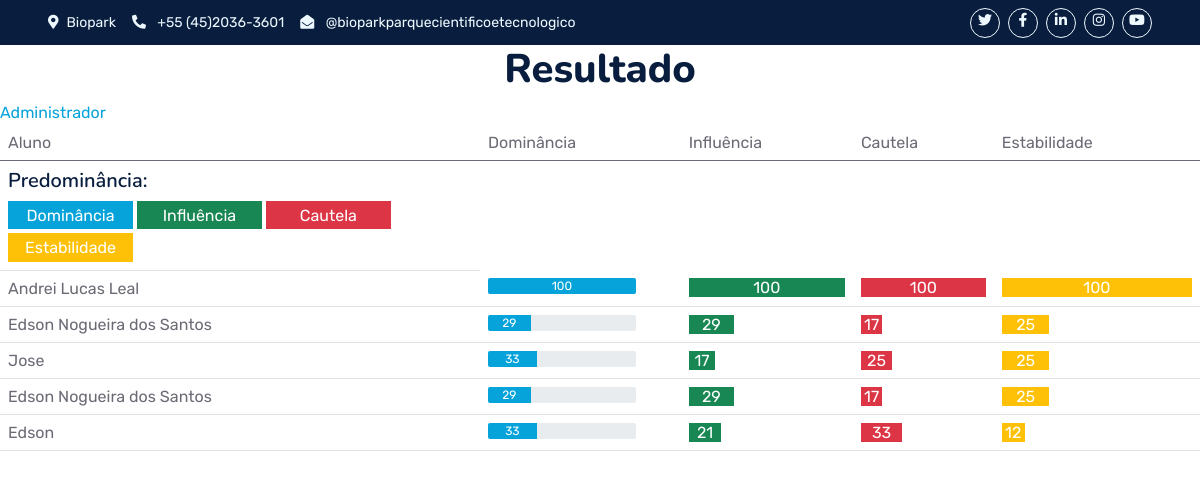
The page /resultado/ (signed in) on the database as committed earlier.
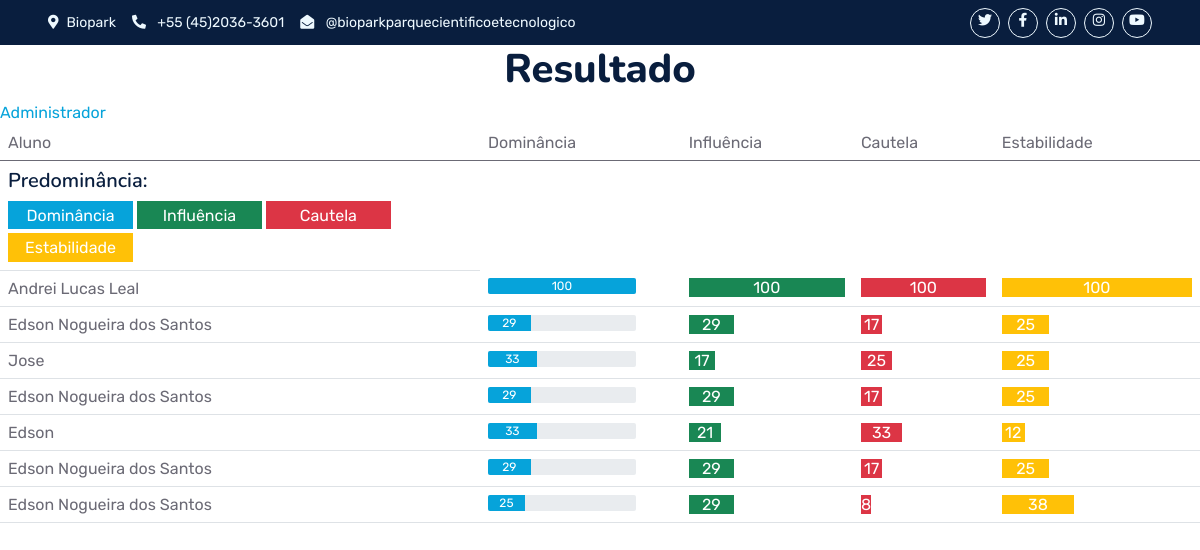
The same page on the database as committed later.
### projeto5_website/models.py (models this page shows, shortened)
class Resultado(models.Model):
  aluno = models.ForeignKey(Aluno, on_delete=models.CASCADE)
  data_ini = models.DateTimeField()
  data_fim = models.DateTimeField()
  influencia = models.FloatField()
  dominancia = models.FloatField()
  cautela = models.FloatField()
  estabilidade = models.FloatField()
  resultado_final = models.CharField(max_length=50)

class Aluno(models.Model):
  nome = models.CharField(max_length=30)
  ra = models.IntegerField(unique=True, blank=False)
  email = models.EmailField(max_length=254, blank=False)

### projeto5_website/views.py (the view)
# urls.py: path('resultado/', views.resultado, name='resultado')
@login_required(login_url='/login/')
def resultado(request):
  if request.method == 'POST':
        busca = request.POST['buscaAluno']
        if not busca:
            alunos = Aluno.objects.all()
            return render(request, "projeto5_website/resultado.html",
                          {"resultados": Resultado.objects.all(),
                           "navbar_resultados": "active"})
        else:
            alunos = Aluno.objects.all()
            return render(request, "projeto5_website/resultado.html",
                          {"resultados": Resultado.objects.all(),
                           "navbar_resultados": "active"})
  else:
      alunos = Aluno.objects.all()
  return render(request, "projeto5_website/resultado.html",
                {"resultados": Resultado.objects.all(),
                  "navbar_resultados" : "active"})

### projeto5/templates/projeto5_website/resultado.html (shortened to what this page needs)
{% extends "projeto5_website/base.html" %}
{% block content %}
<div id="div-teste">
  <h1 align="center">Resultado</h1>
</div>
<a href="http://127.0.0.1:8000/admin">Administrador</a>
  <table class="table" id="table" >
    <thead>
      <tr class="tabela">
        <td>Aluno</td>
        <td>Dominância</td>
        <td>Influência</td>
        <td>Cautela</td>
        <td>Estabilidade</td>
      </tr>
    </thead>
    <tbody>
      <td width="40%">
        <h5 style="display: inline-block">Predominância:</h5>
        <div>
          <label class="progress-bar " style="display: inline-block; width: 125px; padding: 1%" id="dominancia" name="dominancia"> Dominância </label>
          <label class="progress-bar bg-success" style="display: inline-block; width: 125px; padding: 1%" id="influencia" name="influencia"> Influência </label>
          <label class="progress-bar bg-danger progress-bar-stripped" style="display: inline-block; width: 125px; padding: 1%" id="cautela" name="cautela"> Cautela </label>
          <label class="progress-bar bg-warning progress-bar-stx'ripped" style="display: inline-block; width: 125px; padding: 1%" id="estabilidade" name="estabilidade"> Estabilidade </label>
        </div>
      </td>
      {% for resultado in resultados %}
        <tr>
          <td >{{resultado.aluno.nome}}</td>
          <td>
            <div class="progress" style="max-width: 80%">
              <div title="Dominância" class="progress-bar" style="width: {% widthratio resultado.dominancia 1 100 %}%">
                  {% widthratio resultado.dominancia 1 100 %}
              </div>
          </td>
          <td>
            <div title="Influencia" class="progress-bar bg-success" style="width: {% widthratio resultado.influencia 1 100 %}%">
                {% widthratio resultado.influencia 1 100 %}
            </div>
          </td>
          <td>
            <div title="Cautela" class="progress-bar bg-danger" style="width: {% widthratio resultado.cautela 1 100 %}%">
                {% widthratio resultado.cautela 1 100 %}
            </div>
          </td>
          <td>
            <div title="Estabilidade" class="progress-bar bg-warning" style="width: {% widthratio resultado.estabilidade 1 100 %}%">
                {% widthratio resultado.estabilidade 1 100 %}
            </div>
          </td>
        </tr>
      {% endfor %}
      </tbody>
  </table>
{% endblock %}

Rows that differ between the two databases and show on the page:
added Resultado: aluno.nome "Edson Nogueira dos Santos", dominancia "29", influencia "29", cautela "17", estabilidade "25"
added Resultado: aluno.nome "Edson Nogueira dos Santos", dominancia "25", influencia "29", cautela "8", estabilidade "38"
